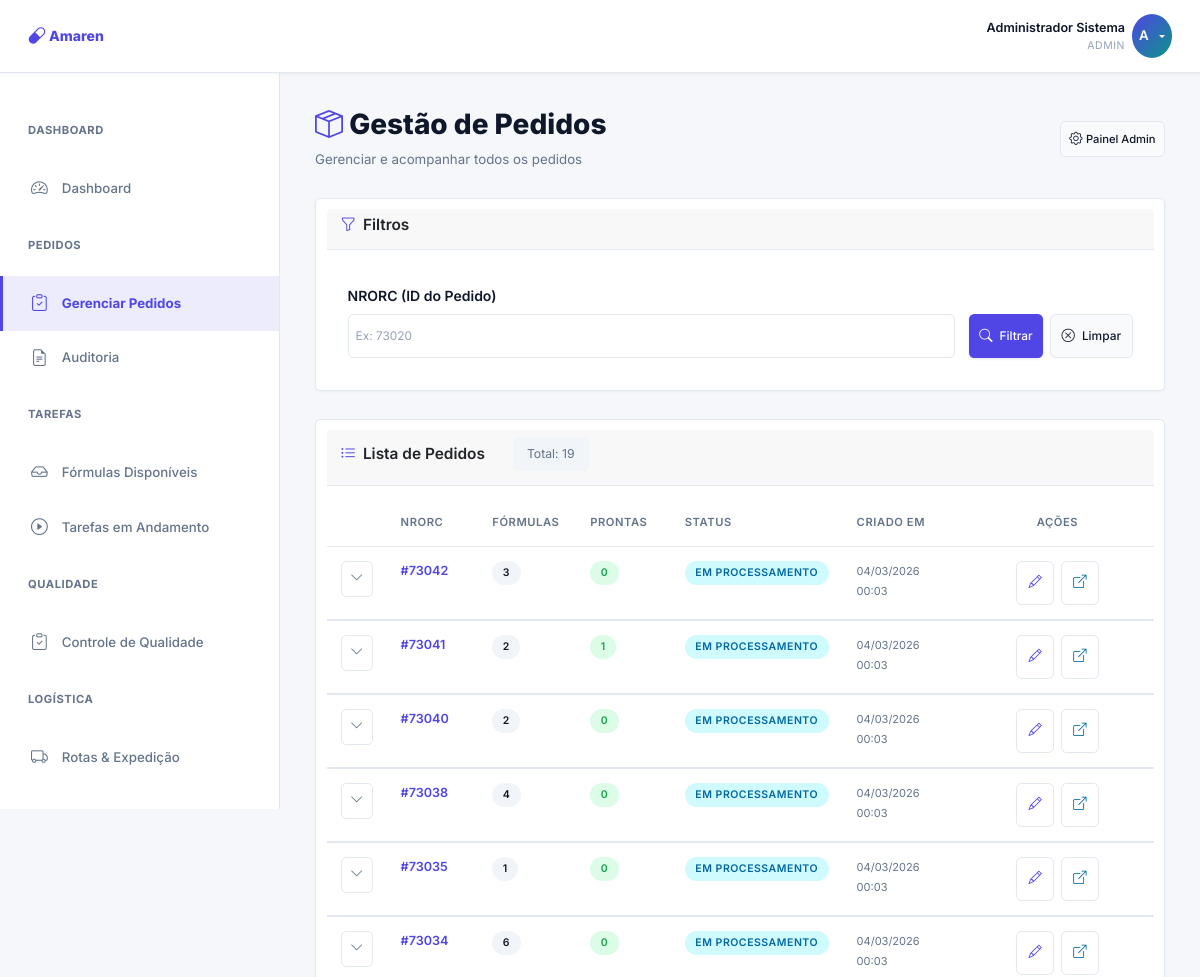
The app's page /dashboard/pedidos/ (signed in, upper part), older data.
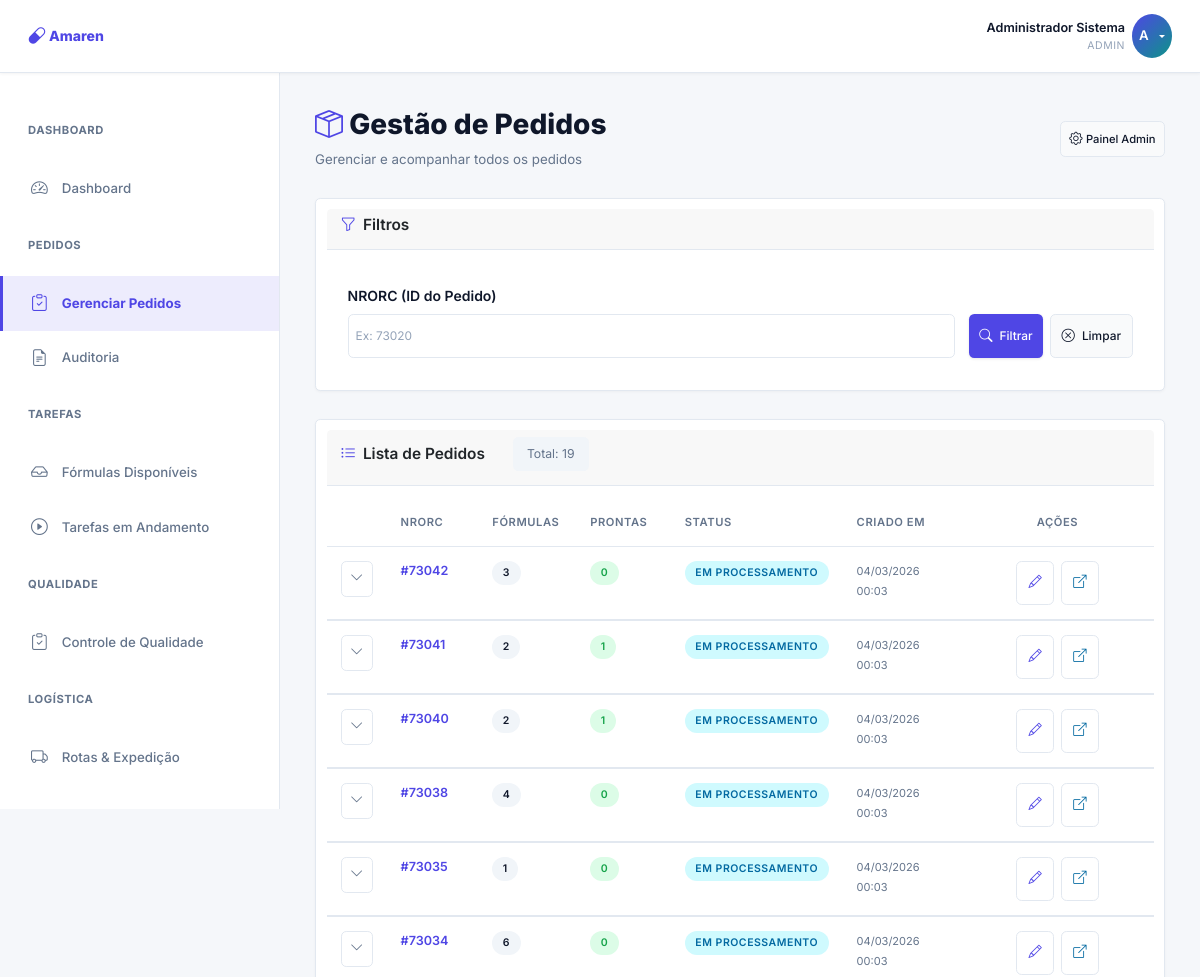
The same page, newer data.
### core/models.py (models this page shows, shortened)
class PedidoMestre(models.Model):
    STATUS_CHOICES = [
        ('em_processamento', 'Em Processamento'),
        ('pronto_para_expedicao', 'Pronto para Expedição'),
        ('em_rota_motoboy', 'Em Rota Motoboy'),
        ('em_rota_sedex', 'Em Rota Sedex'),
        ('expedido', 'Expedido'),
        ('concluido', 'Concluído'),
        ('cancelado', 'Cancelado'),
    ]
    nrorc = models.BigIntegerField(unique=True, db_index=True, help_text="Número RC do pedido (identificador único da API)")
    status = models.CharField(max_length=30, choices=STATUS_CHOICES, default='em_processamento')
    cliente = models.CharField(max_length=200, blank=True, help_text="Nome do cliente")
    observacoes = models.TextField(blank=True)
    criado_em = models.DateTimeField(auto_now_add=True)
    atualizado_em = models.DateTimeField(auto_now=True)
    concluido_em = models.DateTimeField(null=True, blank=True)
    class Meta:
        ordering = ['-criado_em']
        verbose_name = 'Pedido'
        verbose_name_plural = 'Pedidos'
    @property
    def total_formulas(self):
        return self.formulas.count()
    @property
    def formulas_prontas(self):
        return self.formulas.filter(status='pronto_para_expedicao').count()

### dashboard/views.py (the view)
# urls.py: path('pedidos/', views.lista_pedidos, name='pedidos'),
@login_required
def lista_pedidos(request):
    if not (request.user.groups.filter(name__in=['Superadmin', 'Gerente']).exists() or request.user.is_superuser):
        messages.error(request, 'Acesso negado.')
        return redirect('dashboard:home')
    nrorc_filtro = request.GET.get('nrorc', '')
    status_filtro = request.GET.get('status', '')
    mostrar_historico = request.GET.get('historico', '') == '1'
    if mostrar_historico:
        pedidos = PedidoMestre.objects.filter(status='expedido').prefetch_related('formulas')
    else:
        pedidos = PedidoMestre.objects.exclude(status='expedido').prefetch_related('formulas')
        if status_filtro:
            pedidos = pedidos.filter(status=status_filtro)
    if nrorc_filtro:
        pedidos = pedidos.filter(nrorc__icontains=nrorc_filtro)
    pedidos = pedidos.order_by('-nrorc')
    paginator = Paginator(pedidos, 20)
    page_number = request.GET.get('page')
    page_obj = paginator.get_page(page_number)
    context = {
        'page_obj': page_obj,
        'pedidos': page_obj.object_list,
        'nrorc_filtro': nrorc_filtro,
        'status_filtro': status_filtro,
        'mostrar_historico': mostrar_historico,
    }
    return render(request, 'dashboard/pedidos.html', context)

### core/models.py (called while the page is built)
    def get_volume_display(self):
        import re
        if not self.descricao:
            return self.volume_ml or "-"
        desc_upper = self.descricao.upper()
        if "CAPSULA" in desc_upper or "CAP" in desc_upper:
            match = re.search(r'(\d+)\s*CAP(?:SULA)?', desc_upper)
            if match:
                return f"{match.group(1)} cápsulas"
            if self.quantidade:
                return f"{self.quantidade} unidades"
            return "-"
        elif "SACHE" in desc_upper or "SACHÊ" in desc_upper or "ENVELOPE" in desc_upper:
            if self.quantidade:
                return f"{self.quantidade} sachês"
            return "-"
        else:
            return self.volume_ml or "-"

### templates/dashboard/pedidos.html (shortened to what the changed rows need)
{% extends 'base.html' %}
{% block content %}
<div style="margin-bottom: 2rem; display: flex; justify-content: space-between; align-items: center;">
    <div>
        <h1 style="font-size: 2rem; font-weight: 800; margin: 0;">
            {% if mostrar_historico %}
                <i class="bi bi-check2-circle" style="color: #10b981;"></i> Histórico de Pedidos
            {% else %}
                <i class="bi bi-box-seam" style="color: #4f46e5;"></i> Gestão de Pedidos
            {% endif %}
        </h1>
    </div>
</div>
{% if pedidos %}
<div class="card">
    <div style="overflow-x: auto;">
        <table class="table">
            <thead>
                <tr>
                    <th style="width: 5%;"></th>
                    <th style="width: 12%;">NRORC</th>
                    <th style="width: 12%;">Fórmulas</th>
                    <th style="width: 12%;">Prontas</th>
                    <th style="width: 15%;">Status</th>
                    <th style="width: 16%;">Criado em</th>
                    <th style="width: 28%; text-align: center;">Ações</th>
                </tr>
            </thead>
            <tbody>
                {% for pedido in page_obj %}
                <tr>
                    <td>
                        <button class="btn btn-sm btn-outline-secondary" type="button" data-bs-toggle="collapse" data-bs-target="#collapse-pedido-{{ pedido.id }}" aria-expanded="false">
                            <i class="bi bi-chevron-down"></i>
                        </button>
                    </td>
                    <td style="color: #4f46e5; font-weight: 600;">#{{ pedido.nrorc }}</td>
                    <td><span class="badge" style="background: #f1f5f9; color: #0f172a;">{{ pedido.total_formulas }}</span></td>
                    <td><span class="badge" style="background: #dcfce7; color: #16a34a;">{{ pedido.formulas_prontas }}</span></td>
                    <td>
                        {% if pedido.status == 'em_processamento' %}
                            <span class="badge" style="background: #cffafe; color: #0369a1;">Em Processamento</span>
                        {% elif pedido.status == 'pronto_para_expedicao' %}
                            <span class="badge" style="background: #fef3c7; color: #d97706;">Pronto para Expedição</span>
                        {% elif pedido.status == 'cancelado' %}
                            <span class="badge" style="background: #fee2e2; color: #dc2626;">Cancelado</span>
                        {% else %}
                            <span class="badge" style="background: #f1f5f9; color: #0f172a;">{{ pedido.get_status_display }}</span>
                        {% endif %}
                    </td>
                    <td><small style="color: #64748b;">{{ pedido.criado_em|date:"d/m/Y H:i" }}</small></td>
                    <td style="text-align: center;">
                        <div style="display: flex; gap: 0.5rem; justify-content: center;">
                            <a href="/admin/core/pedidomestre/{{ pedido.id }}/change/"
                               class="btn" style="padding: 0.4rem 0.8rem; border: 1px solid #e2e8f0; border-radius: 0.4rem; font-size: 0.85rem; color: #4f46e5;"
                               title="Editar">
                                <i class="bi bi-pencil"></i>
                            </a>
                            <a href="{% url 'dashboard:formulas_disponiveis' %}?pedido_mestre={{ pedido.id }}"
                               target="_blank"
                               class="btn" style="padding: 0.4rem 0.8rem; border: 1px solid #e2e8f0; border-radius: 0.4rem; font-size: 0.85rem; color: #0369a1;"
                               title="Ver Fórmulas">
                                <i class="bi bi-box-arrow-up-right"></i>
                            </a>
                        </div>
                    </td>
                </tr>
                <tr>
                    <td colspan="7" class="p-0">
                    </td>
                </tr>
                {% endfor %}
            </tbody>
        </table>
    </div>
</div>
{% else %}
<div style="background: #f0fdf4; border: 1px solid #86efac; color: #166534; padding: 2rem; border-radius: 0.5rem; text-align: center;">
    <i class="bi bi-inbox" style="font-size: 2rem;"></i>
    <p style="margin-top: 1rem;">Nenhum pedido encontrado com os filtros aplicados.</p>
</div>
{% endif %}
{% endblock %}

Row changes from the older to the newer data that the page shows:
changed PedidoMestre (number 3 of 6 on the later page): formulas_prontas "0" → "1"
